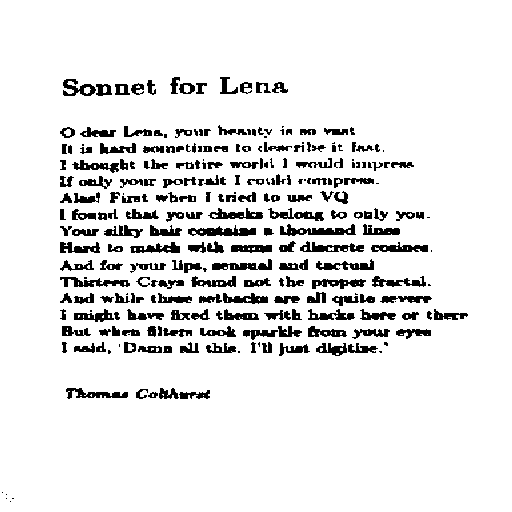
#> input picture BIMA/TME2-Fourier/img/son.gif, 512 x 512 px
$ jupyter execute TME2--Fourier.ipynb
#> lines starting #> are read from the running program, lines starting #| are printed output that depends on the picture; after the words box and inside, x2 and y2 are one past the last pixel; in counts of white or black regions, pixels touching at a corner belong together
# TME 2 : Fourier transform

This course is dedicated to the study of the discrete Fourier transform applied on the two following images:

<div>

</div>

and analyze the properties of their spectrum. To this end, we make use of the following functions provided by the module `numpy.fft`:

- `fft2()` to compute the Fourier transform on an image
- `fftshift()` to center the low frequencies
- `abs()` (from `numpy`) to compute the module of a complexe array

In most of cases, high frequencies have lower energy compare to low frequencies. We will use a logarithmic scale by applying $\log(1+abs(TF))$ to display the spectrum.

[cell 1]
import numpy as np
from numpy.fft import fft2,fftshift
from PIL import Image

son = np.array(Image.open('img/son.gif'))
#> son is the input picture: shape (512, 512); 90.8% white; 263 black regions (46 under 20 px), largest, box (x1, y1, x2, y2) and area: (280, 224, 356, 236) 471, (188, 225, 256, 236) 446, (300, 241, 364, 252) 364
sonrot = np.array(Image.open('img/sonrot.gif'))
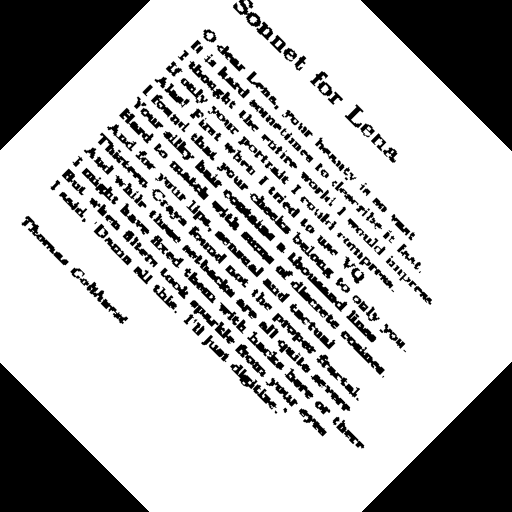
#> input picture BIMA/TME2-Fourier/img/sonrot.gif, 512 x 512 px
#> sonrot is the input picture: shape (512, 512); min 0, max 255, mean 187.4

## Exercice: properties of Fourier transform applied on natural images
1. Write the following functions:
 - `computeFT(I)` returning the Fourier transform of image `I`,
 - `toVisualizeFT(If)` returning the centered module of a complex array `If` (the Fourier transform of an image),
 - `toVisualizeLogFT(If)` similar to the previous function but use a logarithmic scale.

[cell 2]
def computeFT(I):
    return np.fft.fft2(I)
def toVisualizeFT(If):
    return np.abs(np.fft.fftshift(If))
def toVisualizeLogFT(If):
    return np.log(1+np.abs(np.fft.fftshift(If)))

#fonction de seuillage
#sur la TF, elle améliore la visibilité des axes majeurs
def thresholdImage(I,s):
    T = np.copy(I)
    T = np.where(T>=s,255,0)
    return T

#fonction d'affichage des spectres et des fichiers
def showIma(I):
    plt.figure()
    plt.gray()
    plt.imshow(I)
    plt.show()

2. Write a series of instructions that
 - compute the Fourier transform of `son` and `sonrot`,
 - compute and display the module using a logarithmic scale,
 - threshold the module with a parameter of $1.10^5$ (use the function of TME1)
 - display the thresholded spectrum

[cell 3]
import matplotlib.pyplot as plt

#transformée de Fourier du sonnet
sonf = computeFT(son)

#échelle logarithmique
sonflog = toVisualizeLogFT(sonf)
sonflog = sonflog.astype(int)
showIma(sonflog)

#transformée de Fourier seuillée
sonf = toVisualizeFT(sonf)
sonf = sonf.astype(int)
sonft = thresholdImage(sonf,1E5)
#> in thresholdImage, `T = np.where(T>=s,255,0)`: T: shape (512, 512) int64; 1.4% white in thin lines or dots, all inside (x1, y1, x2, y2) = (146, 22, 367, 491)
showIma(sonft)

#transformée de Fourier du sonnet retourné
#échelle logarithmique
sonrotf = computeFT(sonrot)
sonrotflog = toVisualizeLogFT(sonrotf)
sonrotflog = sonrotflog.astype(int)
showIma(sonrotflog)

#transformée seuillée
sonrotf = toVisualizeFT(sonrotf)
sonrotf = sonrotf.astype(int)
sonrotft = thresholdImage(sonrotf,1E5)
#> in thresholdImage (call 2), `T = np.where(T>=s,255,0)`: T: shape (512, 512) int64; 1.4% white in thin lines or dots, all inside (x1, y1, x2, y2) = (121, 120, 392, 393)
showIma(sonrotft)

3. Interpretation: discuss the results obtained on thresholded FT module. What property of the Fourier transform is shown ?

The Fourier transform rotates as the image does. The rotation angle is preserved, and the direction is the same.

4. Write the function `blend()` getting two images, one float parameter $\alpha\in[0,1]$, calculating $\alpha I_1+(1-\alpha)I_2$ and returning the result.

[cell 4]
def blend(I1,I2,alpha):
#> called with alpha = 0.5
    return alpha*I1 + (1-alpha)*I2

5. Apply the previous function on images `son` and `sonrot` and $\alpha=\frac12$, compute the Fourier transform, threshold the module and visualize the result.

[cell 5]
#additivité
sonb = blend(son,sonrot,0.5)
showIma(sonb)

#transformée de Fourier seuillée
sonbf = computeFT(sonb)
sonbf = toVisualizeFT(sonbf)
sonbf = sonbf.astype(int)
sonbft = thresholdImage(sonbf,1E5)
#> in thresholdImage (call 3), `T = np.where(T>=s,255,0)`: T: shape (512, 512) int64; 0.59% white in thin lines or dots, all inside (x1, y1, x2, y2) = (158, 69, 355, 444)
#> in thresholdImage (call 4), `T = np.where(T>=s,255,0)`: T: shape (512, 512) int64; 0.14% white in thin lines or dots, all inside (x1, y1, x2, y2) = (168, 167, 345, 346)
showIma(sonbft)

6. Compare the latter result with those of question 2: what property of the Fourier transform is shown? What is the behaviour of $\alpha$ in the resulting spectrum?

The new image is a linear combination from two source files, F = G + H, with a simple weight vector ($\alpha$,(1-$\alpha$)).
Hence, the new Fourier transform is also a linear combination from both source transforms: FT(F) = $\alpha$FT(G) + (1-$\alpha$)FT(H). The spectrum displayed is its module, so the same rule applies: the initial spectres are summed out.

The $\alpha$ coefficient determines how "visible" the components are:
- when $\alpha$ equals 1, the sonnet is shown in its original shape, as the rotated component is zero-ed out.
- when $\alpha$ equals 0, the sonnet is shown just as sonrot displays it (with a 45' rotation) for the same reason.
- when $\alpha$ equals 0.5, we get the perfect blend, with both images weighing the exact same on the result.

(useless) addenda:
1, 0.5, 0 are the values that the (1-$\alpha$) part explicitly suggests to try. Note that $\alpha$ can also cover a broader range.
For instance, when $\alpha$ grows beyond 1, the rotated image reveals again upon the original one with its colours inverted. The higher the $\alpha$, the clearer it gets (black-er blacks, whit-er whites). As $\alpha$ reaches 130, the image's initial palette is recovered and the cycle starts again. The components of the linear combination periodically reveal and disappear depending on $\alpha$'s values.
There is a symmetrical phenomenon when $\alpha$ shrinks below -1.

7. We want to determine the text orientation in image `sonrot` and produce a new image with horizontal text. Write the function `rectifyOrientation()` that:

 + computes the FT module of image given in parameter and threshold it at $3\times 10^{5}$,
 + from thresholded module determines the main orientation using the function `mainOrientation()`
 + produces the rectified image applying a rotation with a suitable angle using `rotateImage()`

[cell 6]
def mainOrientation(I):
    """ Array -> tuple[Iori,float]
        return image of orientation (32 bins) and the main orientation (degree) from a Fourier transform module
    """
    n, m = I.shape
#> n = 512; m = 512

    size = 32
    x = np.array(range(size))
    ori = np.vstack((np.cos(np.pi*x/size), np.sin(np.pi*x/size))).T
    Iori = np.zeros((n, m))
    orients = np.zeros((size))

    for i in range(1,n+1):
        for j in range(1,m+1):
            if I[i-1, j-1] > 0:
                v = np.array([j-m/2, -i + n/2])
                if i > n/2:
                    v = -v
                    prod = np.matmul(ori, v)
                    maxi = prod.max()
                    if maxi > 0:
                        imax = np.nonzero(prod == maxi)
                        Iori[i-1, j-1] = imax[0]
                        orients[imax] += 1
    #Dans la transformée, chaque fréquence représente une orientation dans le plan
    maxori = np.nonzero(orients == orients.max())[0][0]
#> maxori = 8
    return (Iori, 180*maxori/size - 90)

def rotateImage(I,a):
    return np.array(Image.fromarray(I).rotate(a, expand=True))

def rectifyOrientation(I):
    Ift = computeFT(I)
    Ift = toVisualizeFT(Ift)
    Ift = thresholdImage(Ift,3E5)
    Iori, degree = mainOrientation(Ift)
#> degree = -45
    print("Computed angle:",degree)
#| Computed angle: -45.0
    return rotateImage(I,-degree)

8. Experiment `rectifyOrientation()` on `sonrot`, and on a rotation of `img/port.jpg` (using `rotateImage()`) with various rotation angles.

[cell 7]
def testRotation(I,d):
    Ir = rotateImage(I,d)
    print("Effective rotation:",d)
    Ir = rectifyOrientation(Ir)
    showIma(Ir)

[cell 8]
#afficher le sonnet droit
flashback = rectifyOrientation(sonrot)
showIma(sonrot)
showIma(flashback)

#tests de rotation
port = np.array(Image.open('img/port.jpg'))
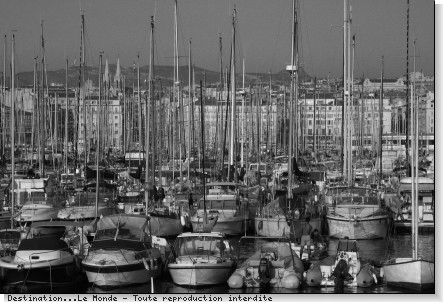
#> input picture BIMA/TME2-Fourier/img/port.jpg, 443 x 302 px
#> port is the input picture: shape (302, 443); min 0, max 255, mean 100.6
showIma(port)

testRotation(port,20)
#> in thresholdImage (call 5), `T = np.where(T>=s,255,0)`:
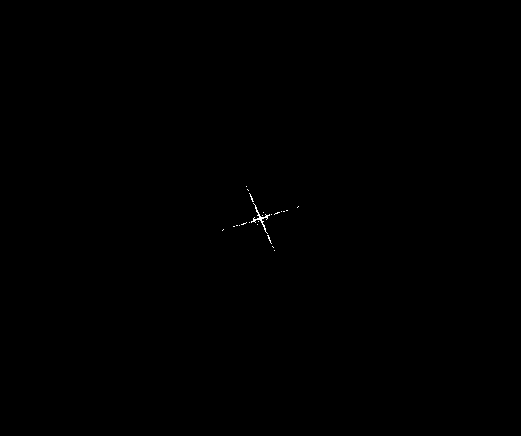
#> T: shape (436, 521) int64; 0.07% white in thin lines or dots, all inside (x1, y1, x2, y2) = (222, 186, 299, 251)
#| Computed angle: 22.5
testRotation(port,4)
#> in thresholdImage (call 6), `T = np.where(T>=s,255,0)`:
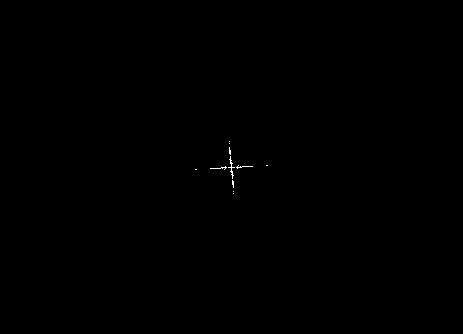
#> T: shape (334, 463) int64; 0.07% white in thin lines or dots, all inside (x1, y1, x2, y2) = (195, 141, 268, 194)
#| Computed angle: 5.625
testRotation(port,220)
#> in rotateImage (call 6), `return np.array(Image.fromarray(I).rotate(a, expand=True))`:
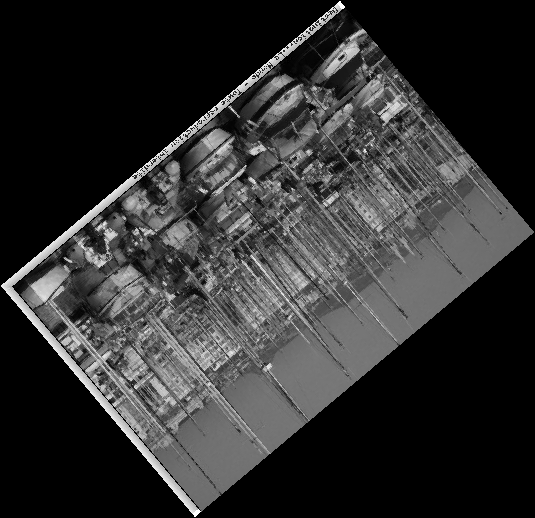
#> returned value: shape (518, 535); min 0, max 255, mean 48.6
#> in thresholdImage (call 7), `T = np.where(T>=s,255,0)`:
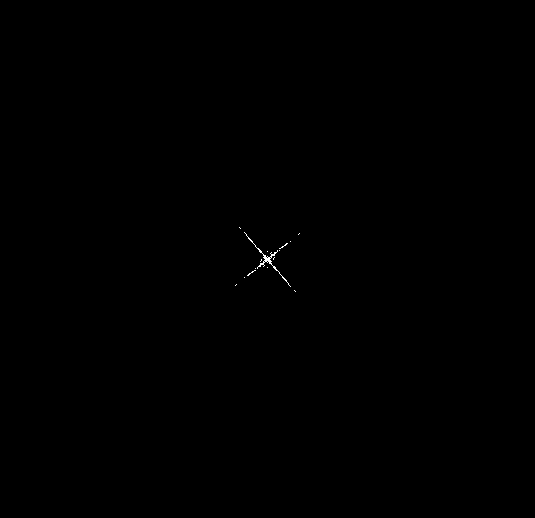
#> T: shape (518, 535) int64; 0.07% white in thin lines or dots, all inside (x1, y1, x2, y2) = (235, 227, 300, 292)
#| Computed angle: 39.375
#> in rotateImage (call 7), `return np.array(Image.fromarray(I).rotate(a, expand=True))`:
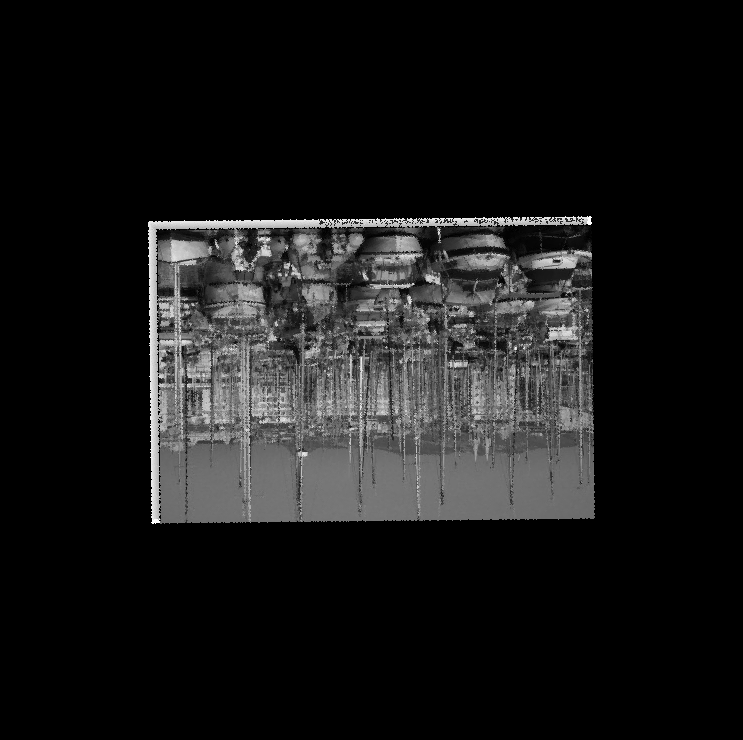
#> returned value: shape (740, 743); min 0, max 255, mean 24.5
testRotation(port,76)
#> in rotateImage (call 8), `return np.array(Image.fromarray(I).rotate(a, expand=True))`:
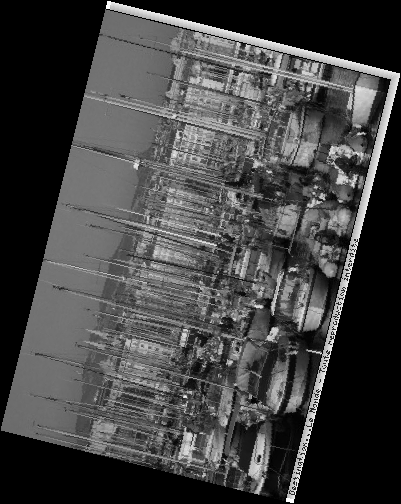
#> returned value: shape (504, 401); min 0, max 255, mean 66.6
#> in thresholdImage (call 8), `T = np.where(T>=s,255,0)`:
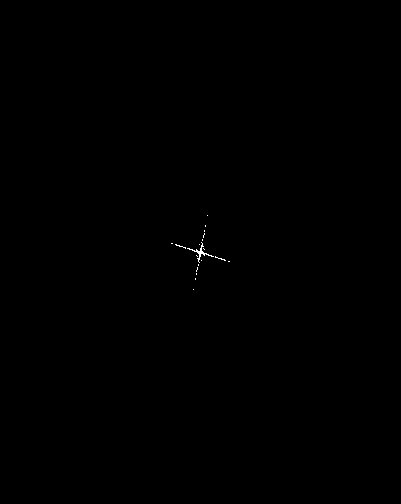
#> T: shape (504, 401) int64; 0.07% white in thin lines or dots, all inside (x1, y1, x2, y2) = (171, 215, 230, 290)
#| Computed angle: 67.5
#> in rotateImage (call 9), `return np.array(Image.fromarray(I).rotate(a, expand=True))`:
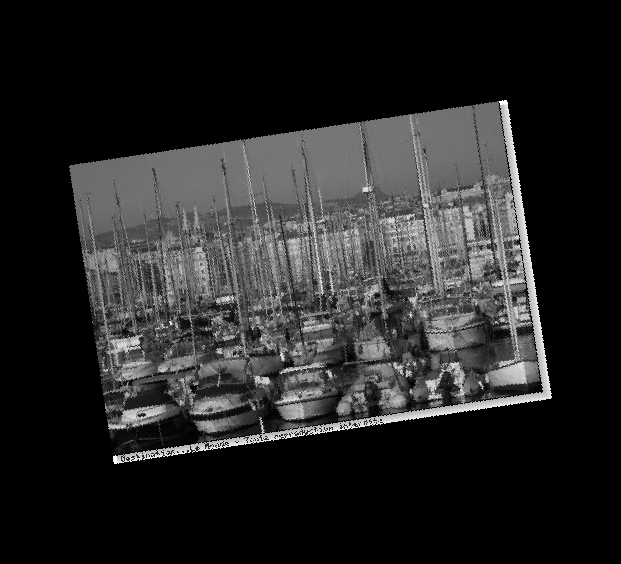
#> returned value: shape (564, 621); min 0, max 255, mean 38.4

#En plus de la marge d'erreur, on notera que le programme a un peu de mal à différencier le haut du bas.
#S'il ne compte que sur l'orientation des lignes de force, qui ont donc deux directions, c'est tout à fait normal.
